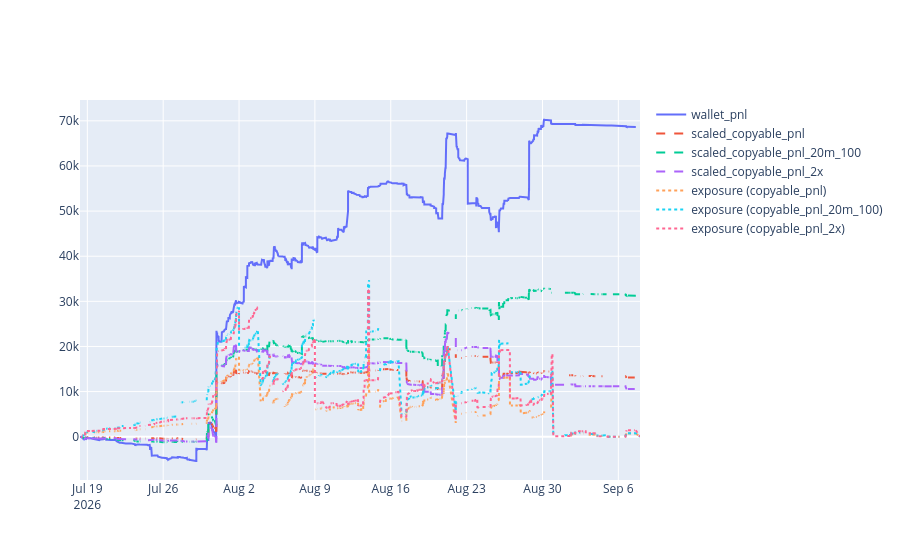

Notebook source saved alongside this figure:
### Code cell
# ── exposure + PnL over time, per copyable variant ────────────────────────────
agg_dict = {"wallet_pnl": ("trade_pnl", "sum")}
agg_dict.update({f"scaled_{c}": (f"scaled_{c}", "sum") for c in COPYABLE_PNL_COLS})
agg_dict.update({f"scaled_{c}_exposure": (f"scaled_{c}_exposure", "sum") for c in COPYABLE_PNL_COLS})
df_plot = df.groupby("end_date_iso").agg(**agg_dict).reset_index()

df.sort_values("bucket", inplace=True)
df["wallet_pnl_cumsum"] = df["trade_pnl"].cumsum()
for c in COPYABLE_PNL_COLS:
    df[f"scaled_{c}_cumsum"] = df[f"scaled_{c}"].cumsum()

# exposure per variant: fills add exposure at buy time; positions resolve at
# EOD of end_date_iso (+1 day), releasing the exposure (negative delta).
variant_exposure = []
for c in COPYABLE_PNL_COLS:
    exp_col = f"scaled_{c}_exposure"

    resolution = df_plot[["end_date_iso", exp_col]].rename(columns={exp_col: "exposure_delta"})
    resolution["dt"] = pd.to_datetime(resolution["end_date_iso"]) + pd.Timedelta(days=1)
    resolution["exposure_delta"] = -resolution["exposure_delta"]
    resolution["variant"] = c

    buy = df[["bucket", exp_col]].rename(columns={"bucket": "dt", exp_col: "exposure_delta"})
    buy["variant"] = c

    variant_exposure.append(
        pd.concat(
            [resolution[["dt", "variant", "exposure_delta"]], buy[["dt", "variant", "exposure_delta"]]],
            ignore_index=True,
        )
    )

df_exposure = pd.concat(variant_exposure, ignore_index=True)
df_exposure.sort_values("dt", inplace=True)
df_exposure["exposure"] = df_exposure.groupby("variant")["exposure_delta"].cumsum()

import plotly.graph_objects as go

fig = go.Figure()

fig.add_trace(go.Scatter(
    x=df["bucket"],
    y=df["wallet_pnl_cumsum"],
    mode="lines",
    name="wallet_pnl",
))

for c in COPYABLE_PNL_COLS:
    fig.add_trace(go.Scatter(
        x=df["bucket"],
        y=df[f"scaled_{c}_cumsum"],
        mode="lines",
        name=f"scaled_{c}",
        line=dict(dash="dash"),
    ))

for c in COPYABLE_PNL_COLS:
    exp_df = df_exposure[df_exposure["variant"] == c]
    fig.add_trace(go.Scatter(
        x=exp_df["dt"],
        y=exp_df["exposure"],
        mode="lines",
        name=f"exposure ({c})",
        line=dict(dash="dot"),
    ))

fig.show()

### Figure 1 — Plotly figure (JSON) as saved in the notebook; plotly's stock layout.template omitted (floating-point values rounded to 4 significant figures; data arrays with more than 128 entries replaced by an {"elided": "..."} marker saying what was removed)
{"data": [{"mode": "lines", "name": "wallet_pnl", "type": "scatter", "x": {"elided": "5374 str values"}, "y": {"elided": "5374 float values"}}, {"line": {"dash": "dash"}, "mode": "lines", "name": "scaled_copyable_pnl", "type": "scatter", "x": {"elided": "5374 str values"}, "y": {"elided": "5374 float values"}}, {"line": {"dash": "dash"}, "mode": "lines", "name": "scaled_copyable_pnl_20m_100", "type": "scatter", "x": {"elided": "5374 str values"}, "y": {"elided": "5374 float values"}}, {"line": {"dash": "dash"}, "mode": "lines", "name": "scaled_copyable_pnl_2x", "type": "scatter", "x": {"elided": "5374 str values"}, "y": {"elided": "5374 float values"}}, {"line": {"dash": "dot"}, "mode": "lines", "name": "exposure (copyable_pnl)", "type": "scatter", "x": {"elided": "5412 str values"}, "y": {"elided": "5412 float values"}}, {"line": {"dash": "dot"}, "mode": "lines", "name": "exposure (copyable_pnl_20m_100)", "type": "scatter", "x": {"elided": "5412 str values"}, "y": {"elided": "5412 float values"}}, {"line": {"dash": "dot"}, "mode": "lines", "name": "exposure (copyable_pnl_2x)", "type": "scatter", "x": {"elided": "5412 str values"}, "y": {"elided": "5412 float values"}}], "layout": {}}
